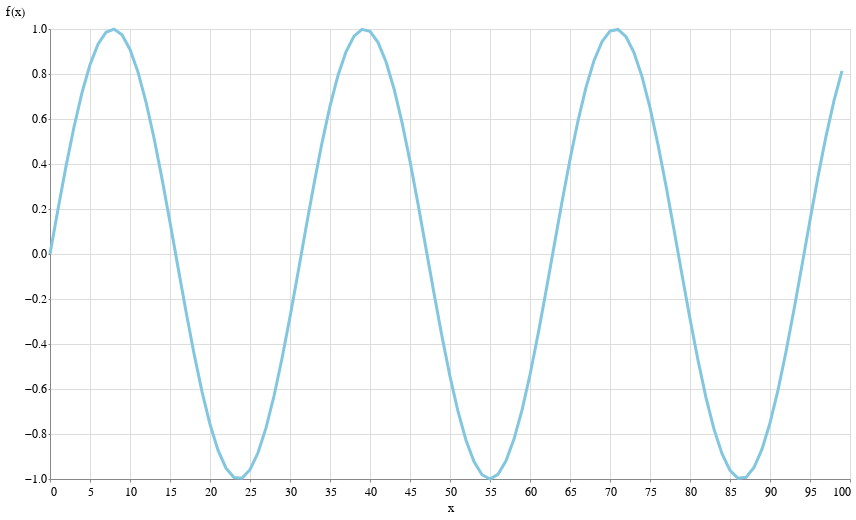

Notebook source saved alongside this figure:
### Code cell
x = np.arange(100)
source = pd.DataFrame({
  'x': x,
  'f(x)': np.sin(x / 5)}
)

alt.Chart(source).mark_line().encode(
    x='x',
    y='f(x)'
)

### Figure 1 — Vega-Lite specification as saved in the notebook (floating-point values rounded to 4 significant figures)
{"$schema": "https://vega.github.io/schema/vega-lite/v2.6.0.json", "config": {"arc": {"fill": "#82c6df"}, "area": {"fill": "#82c6df"}, "axis": {"labelFont": "Benton Gothic, sans", "labelFontSize": 11.5, "labelFontWeight": "normal", "titleFont": "Benton Gothic Bold, sans", "titleFontSize": 13, "titleFontWeight": "normal"}, "axisX": {"labelAngle": 0, "labelPadding": 4, "tickSize": 3}, "axisY": {"labelBaseline": "middle", "maxExtent": 45, "minExtent": 45, "tickSize": 2, "titleAlign": "left", "titleAngle": 0, "titleX": -45, "titleY": -11}, "background": "#ffffff", "bar": {"fill": "#82c6df"}, "legend": {"labelFont": "Benton Gothic, sans", "labelFontSize": 11.5, "symbolType": "square", "titleFont": "Benton Gothic Bold, sans", "titleFontSize": 13, "titleFontWeight": "normal"}, "line": {"stroke": "#82c6df", "strokeWidth": 3}, "path": {"stroke": "#82c6df"}, "range": {"category": ["#3580b1", "#ec8431", "#ab7fb4", "#c89d29", "#adc839", "#829eb1"], "diverging": ["#e68a4f", "#f4bb6a", "#f9e39c", "#dadfe2", "#a6b7c6", "#849eae"], "heatmap": ["#fbf2c7", "#f9e39c", "#f8d36e", "#f4bb6a", "#e68a4f", "#d15a40", "#ab4232"], "ordinal": ["#fbf2c7", "#f9e39c", "#f8d36e", "#f4bb6a", "#e68a4f", "#d15a40", "#ab4232"], "ramp": ["#fbf2c7", "#f9e39c", "#f8d36e", "#f4bb6a", "#e68a4f", "#d15a40", "#ab4232"]}, "rect": {"fill": "#82c6df"}, "shape": {"stroke": "#82c6df"}, "symbol": {"fill": "#82c6df", "size": 30}, "title": {"anchor": "start", "font": "Benton Gothic Bold, sans", "fontColor": "#000000", "fontSize": 22, "fontWeight": ["normal"]}, "view": {"height": 450, "width": 800}}, "data": {"name": "data-76ed7e144805f1af97d4035b02991f9a"}, "datasets": {"data-76ed7e144805f1af97d4035b02991f9a": [{"f(x)": 0, "x": 0}, {"f(x)": 0.1987, "x": 1}, {"f(x)": 0.3894, "x": 2}, {"f(x)": 0.5646, "x": 3}, {"f(x)": 0.7174, "x": 4}, {"f(x)": 0.8415, "x": 5}, {"f(x)": 0.932, "x": 6}, {"f(x)": 0.9854, "x": 7}, {"f(x)": 0.9996, "x": 8}, {"f(x)": 0.9738, "x": 9}, {"f(x)": 0.9093, "x": 10}, {"f(x)": 0.8085, "x": 11}, {"f(x)": 0.6755, "x": 12}, {"f(x)": 0.5155, "x": 13}, {"f(x)": 0.335, "x": 14}, {"f(x)": 0.1411, "x": 15}, {"f(x)": -0.05837, "x": 16}, {"f(x)": -0.2555, "x": 17}, {"f(x)": -0.4425, "x": 18}, {"f(x)": -0.6119, "x": 19}, {"f(x)": -0.7568, "x": 20}, {"f(x)": -0.8716, "x": 21}, {"f(x)": -0.9516, "x": 22}, {"f(x)": -0.9937, "x": 23}, {"f(x)": -0.9962, "x": 24}, {"f(x)": -0.9589, "x": 25}, {"f(x)": -0.8835, "x": 26}, {"f(x)": -0.7728, "x": 27}, {"f(x)": -0.6313, "x": 28}, {"f(x)": -0.4646, "x": 29}, {"f(x)": -0.2794, "x": 30}, {"f(x)": -0.08309, "x": 31}, {"f(x)": 0.1165, "x": 32}, {"f(x)": 0.3115, "x": 33}, {"f(x)": 0.4941, "x": 34}, {"f(x)": 0.657, "x": 35}, {"f(x)": 0.7937, "x": 36}, {"f(x)": 0.8987, "x": 37}, {"f(x)": 0.9679, "x": 38}, {"f(x)": 0.9985, "x": 39}, {"f(x)": 0.9894, "x": 40}, {"f(x)": 0.9407, "x": 41}, {"f(x)": 0.8546, "x": 42}, {"f(x)": 0.7344, "x": 43}, {"f(x)": 0.5849, "x": 44}, {"f(x)": 0.4121, "x": 45}, {"f(x)": 0.2229, "x": 46}, {"f(x)": 0.02478, "x": 47}, {"f(x)": -0.1743, "x": 48}, {"f(x)": -0.3665, "x": 49}, {"f(x)": -0.544, "x": 50}, {"f(x)": -0.6999, "x": 51}, {"f(x)": -0.8278, "x": 52}, {"f(x)": -0.9228, "x": 53}, {"f(x)": -0.9809, "x": 54}, {"f(x)": -1.0, "x": 55}, {"f(x)": -0.9792, "x": 56}, {"f(x)": -0.9193, "x": 57}, {"f(x)": -0.8228, "x": 58}, {"f(x)": -0.6935, "x": 59}, {"f(x)": -0.5366, "x": 60}, {"f(x)": -0.3582, "x": 61}, {"f(x)": -0.1656, "x": 62}, {"f(x)": 0.03362, "x": 63}, {"f(x)": 0.2315, "x": 64}, {"f(x)": 0.4202, "x": 65}, {"f(x)": 0.5921, "x": 66}, {"f(x)": 0.7404, "x": 67}, {"f(x)": 0.8592, "x": 68}, {"f(x)": 0.9437, "x": 69}, {"f(x)": 0.9906, "x": 70}, {"f(x)": 0.998, "x": 71}, {"f(x)": 0.9657, "x": 72}, {"f(x)": 0.8948, "x": 73}, {"f(x)": 0.7883, "x": 74}, {"f(x)": 0.6503, "x": 75}, {"f(x)": 0.4864, "x": 76}, {"f(x)": 0.3031, "x": 77}, {"f(x)": 0.1078, "x": 78}, {"f(x)": -0.09191, "x": 79}, {"f(x)": -0.2879, "x": 80}, {"f(x)": -0.4724, "x": 81}, {"f(x)": -0.6381, "x": 82}, {"f(x)": -0.7784, "x": 83}, {"f(x)": -0.8876, "x": 84}, {"f(x)": -0.9614, "x": 85}, {"f(x)": -0.9969, "x": 86}, {"f(x)": -0.9927, "x": 87}, {"f(x)": -0.9488, "x": 88}, {"f(x)": -0.8672, "x": 89}, {"f(x)": -0.751, "x": 90}, {"f(x)": -0.6048, "x": 91}, {"f(x)": -0.4346, "x": 92}, {"f(x)": -0.247, "x": 93}, {"f(x)": -0.04954, "x": 94}, {"f(x)": 0.1499, "x": 95}, {"f(x)": 0.3433, "x": 96}, {"f(x)": 0.5231, "x": 97}, {"f(x)": 0.682, "x": 98}, {"f(x)": 0.8137, "x": 99}]}, "encoding": {"x": {"field": "x", "type": "quantitative"}, "y": {"field": "f(x)", "type": "quantitative"}}, "mark": "line"}
